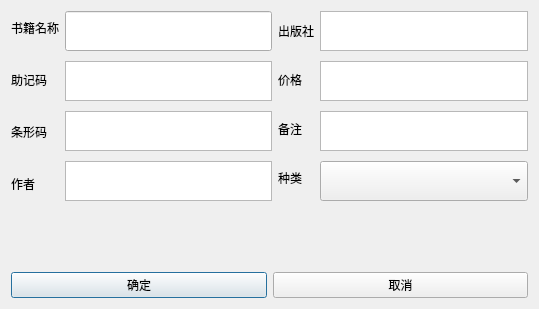
<?xml version="1.0" encoding="UTF-8"?>
<ui version="4.0">
 <class>Dialog</class>
 <widget class="QDialog" name="Dialog">
  <property name="geometry">
   <rect>
    <x>0</x>
    <y>0</y>
    <width>539</width>
    <height>309</height>
   </rect>
  </property>
  <property name="windowTitle">
   <string>Dialog</string>
  </property>
  <layout class="QVBoxLayout" name="verticalLayout_2">
   <item>
    <layout class="QHBoxLayout" name="horizontalLayout_3">
     <item>
      <layout class="QHBoxLayout" name="horizontalLayout_4">
       <item>
        <layout class="QVBoxLayout" name="verticalLayout">
         <property name="spacing">
          <number>18</number>
         </property>
         <item>
          <widget class="QLabel" name="label">
           <property name="sizePolicy">
            <sizepolicy hsizetype="Preferred" vsizetype="Fixed">
             <horstretch>0</horstretch>
             <verstretch>0</verstretch>
            </sizepolicy>
           </property>
           <property name="maximumSize">
            <size>
             <width>16777215</width>
             <height>40</height>
            </size>
           </property>
           <property name="text">
            <string>书籍名称</string>
           </property>
          </widget>
         </item>
         <item>
          <widget class="QLabel" name="label_3">
           <property name="sizePolicy">
            <sizepolicy hsizetype="Preferred" vsizetype="Fixed">
             <horstretch>0</horstretch>
             <verstretch>0</verstretch>
            </sizepolicy>
           </property>
           <property name="maximumSize">
            <size>
             <width>16777215</width>
             <height>40</height>
            </size>
           </property>
           <property name="text">
            <string>助记码</string>
           </property>
          </widget>
         </item>
         <item>
          <widget class="QLabel" name="label_4">
           <property name="sizePolicy">
            <sizepolicy hsizetype="Preferred" vsizetype="Fixed">
             <horstretch>0</horstretch>
             <verstretch>0</verstretch>
            </sizepolicy>
           </property>
           <property name="maximumSize">
            <size>
             <width>16777215</width>
             <height>40</height>
            </size>
           </property>
           <property name="text">
            <string>条形码</string>
           </property>
          </widget>
         </item>
         <item>
          <widget class="QLabel" name="label_5">
           <property name="sizePolicy">
            <sizepolicy hsizetype="Preferred" vsizetype="Fixed">
             <horstretch>0</horstretch>
             <verstretch>0</verstretch>
            </sizepolicy>
           </property>
           <property name="maximumSize">
            <size>
             <width>16777215</width>
             <height>40</height>
            </size>
           </property>
           <property name="text">
            <string>作者</string>
           </property>
          </widget>
         </item>
        </layout>
       </item>
       <item>
        <layout class="QVBoxLayout" name="verticalLayout_3">
         <property name="spacing">
          <number>10</number>
         </property>
         <item>
          <widget class="QLineEdit" name="txBookName">
           <property name="minimumSize">
            <size>
             <width>0</width>
             <height>40</height>
            </size>
           </property>
           <property name="maximumSize">
            <size>
             <width>16777215</width>
             <height>40</height>
            </size>
           </property>
          </widget>
         </item>
         <item>
          <widget class="QTextEdit" name="txBookJZCode">
           <property name="sizePolicy">
            <sizepolicy hsizetype="Expanding" vsizetype="Fixed">
             <horstretch>0</horstretch>
             <verstretch>0</verstretch>
            </sizepolicy>
           </property>
           <property name="maximumSize">
            <size>
             <width>16777215</width>
             <height>40</height>
            </size>
           </property>
          </widget>
         </item>
         <item>
          <widget class="QTextEdit" name="txBookBarCode">
           <property name="sizePolicy">
            <sizepolicy hsizetype="Expanding" vsizetype="Fixed">
             <horstretch>0</horstretch>
             <verstretch>0</verstretch>
            </sizepolicy>
           </property>
           <property name="maximumSize">
            <size>
             <width>16777215</width>
             <height>40</height>
            </size>
           </property>
          </widget>
         </item>
         <item>
          <widget class="QTextEdit" name="txBookAuthor">
           <property name="sizePolicy">
            <sizepolicy hsizetype="Expanding" vsizetype="Fixed">
             <horstretch>0</horstretch>
             <verstretch>0</verstretch>
            </sizepolicy>
           </property>
           <property name="maximumSize">
            <size>
             <width>16777215</width>
             <height>40</height>
            </size>
           </property>
          </widget>
         </item>
        </layout>
       </item>
      </layout>
     </item>
     <item>
      <layout class="QHBoxLayout" name="horizontalLayout_2">
       <item>
        <layout class="QVBoxLayout" name="verticalLayout_4">
         <property name="spacing">
          <number>20</number>
         </property>
         <item>
          <widget class="QLabel" name="label_10">
           <property name="sizePolicy">
            <sizepolicy hsizetype="Preferred" vsizetype="Fixed">
             <horstretch>0</horstretch>
             <verstretch>0</verstretch>
            </sizepolicy>
           </property>
           <property name="text">
            <string>出版社</string>
           </property>
          </widget>
         </item>
         <item>
          <widget class="QLabel" name="label_11">
           <property name="sizePolicy">
            <sizepolicy hsizetype="Preferred" vsizetype="Fixed">
             <horstretch>0</horstretch>
             <verstretch>0</verstretch>
            </sizepolicy>
           </property>
           <property name="text">
            <string>价格</string>
           </property>
          </widget>
         </item>
         <item>
          <widget class="QLabel" name="label_12">
           <property name="sizePolicy">
            <sizepolicy hsizetype="Preferred" vsizetype="Fixed">
             <horstretch>0</horstretch>
             <verstretch>0</verstretch>
            </sizepolicy>
           </property>
           <property name="text">
            <string>备注</string>
           </property>
          </widget>
         </item>
         <item>
          <widget class="QLabel" name="label_13">
           <property name="sizePolicy">
            <sizepolicy hsizetype="Preferred" vsizetype="Fixed">
             <horstretch>0</horstretch>
             <verstretch>0</verstretch>
            </sizepolicy>
           </property>
           <property name="text">
            <string>种类</string>
           </property>
          </widget>
         </item>
        </layout>
       </item>
       <item>
        <layout class="QVBoxLayout" name="verticalLayout_6">
         <property name="spacing">
          <number>10</number>
         </property>
         <item>
          <widget class="QTextEdit" name="txBookPress">
           <property name="sizePolicy">
            <sizepolicy hsizetype="Expanding" vsizetype="Fixed">
             <horstretch>0</horstretch>
             <verstretch>0</verstretch>
            </sizepolicy>
           </property>
           <property name="minimumSize">
            <size>
             <width>0</width>
             <height>40</height>
            </size>
           </property>
           <property name="maximumSize">
            <size>
             <width>16777215</width>
             <height>40</height>
            </size>
           </property>
          </widget>
         </item>
         <item>
          <widget class="QTextEdit" name="txBookPrice">
           <property name="sizePolicy">
            <sizepolicy hsizetype="Expanding" vsizetype="Fixed">
             <horstretch>0</horstretch>
             <verstretch>0</verstretch>
            </sizepolicy>
           </property>
           <property name="minimumSize">
            <size>
             <width>0</width>
             <height>40</height>
            </size>
           </property>
           <property name="maximumSize">
            <size>
             <width>16777215</width>
             <height>40</height>
            </size>
           </property>
          </widget>
         </item>
         <item>
          <widget class="QTextEdit" name="txBookNote">
           <property name="sizePolicy">
            <sizepolicy hsizetype="Expanding" vsizetype="Fixed">
             <horstretch>0</horstretch>
             <verstretch>0</verstretch>
            </sizepolicy>
           </property>
           <property name="minimumSize">
            <size>
             <width>0</width>
             <height>40</height>
            </size>
           </property>
           <property name="maximumSize">
            <size>
             <width>16777215</width>
             <height>40</height>
            </size>
           </property>
          </widget>
         </item>
         <item>
          <widget class="QComboBox" name="txBookCategory">
           <property name="minimumSize">
            <size>
             <width>0</width>
             <height>40</height>
            </size>
           </property>
           <property name="maximumSize">
            <size>
             <width>16777215</width>
             <height>40</height>
            </size>
           </property>
          </widget>
         </item>
        </layout>
       </item>
      </layout>
     </item>
    </layout>
   </item>
   <item>
    <spacer name="verticalSpacer">
     <property name="orientation">
      <enum>Qt::Vertical</enum>
     </property>
     <property name="sizeHint" stdset="0">
      <size>
       <width>20</width>
       <height>49</height>
      </size>
     </property>
    </spacer>
   </item>
   <item>
    <layout class="QHBoxLayout" name="horizontalLayout">
     <item>
      <widget class="QPushButton" name="btnAdd">
       <property name="text">
        <string>确定</string>
       </property>
      </widget>
     </item>
     <item>
      <widget class="QPushButton" name="btnQuit">
       <property name="text">
        <string>取消</string>
       </property>
      </widget>
     </item>
    </layout>
   </item>
  </layout>
 </widget>
 <resources/>
 <connections/>
</ui>
